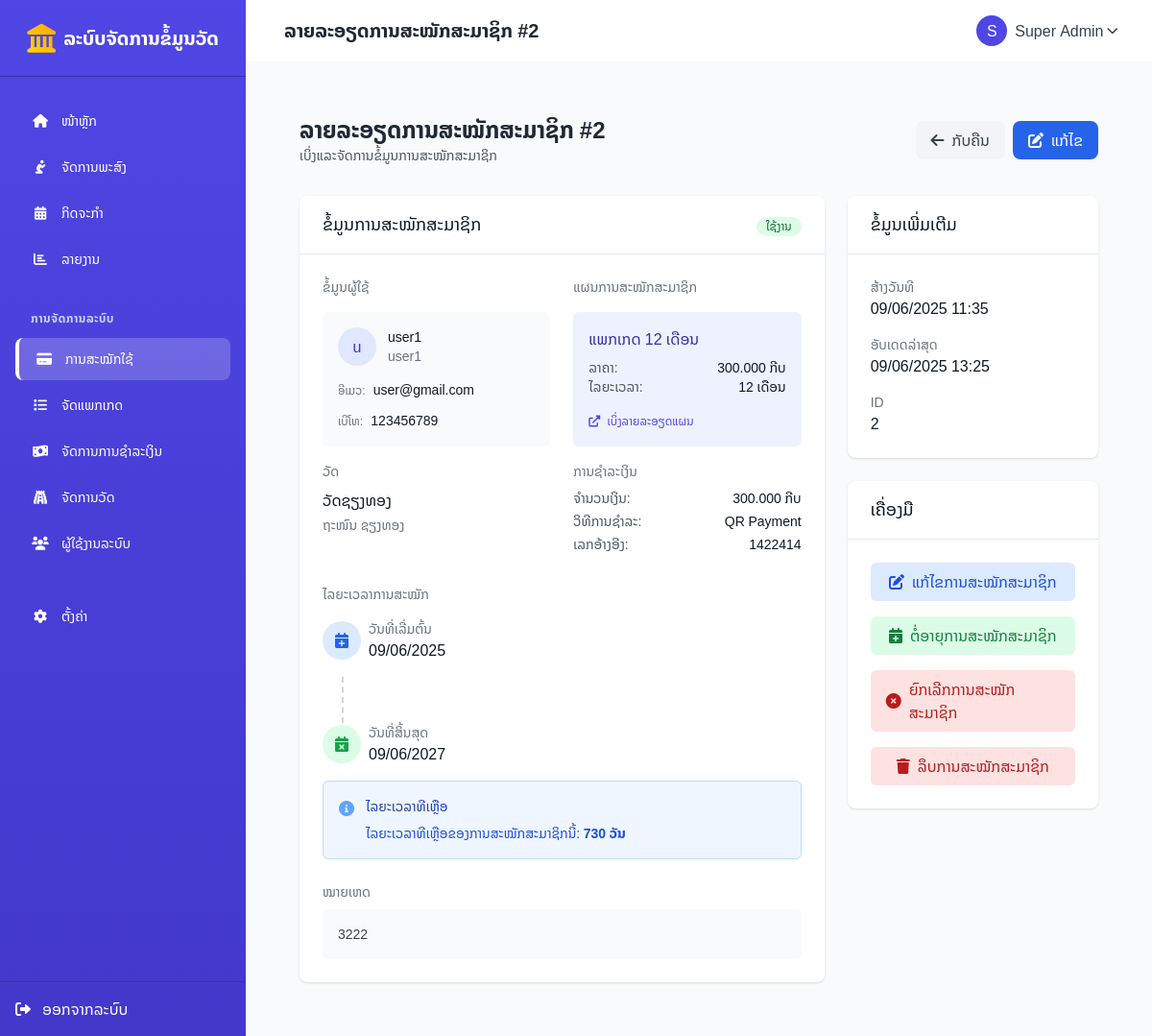
Page /subscriptions/view.php?id=2 (signed in) on the committed database.
### tables this page shows
CREATE TABLE `subscriptions` (
  `id` int(11) NOT NULL,
  `user_id` int(11) NOT NULL,
  `temple_id` int(11) DEFAULT NULL,
  `plan_id` int(11) DEFAULT NULL,
  `status` enum('active','expired','cancelled','pending') NOT NULL DEFAULT 'pending',
  `start_date` date NOT NULL,
  `end_date` date NOT NULL,
  `amount` decimal(10,2) NOT NULL DEFAULT 0.00,
  `payment_method` varchar(50) DEFAULT NULL,
  `payment_reference` varchar(100) DEFAULT NULL,
  `notes` text DEFAULT NULL,
  `created_at` datetime NOT NULL DEFAULT current_timestamp(),
  `updated_at` datetime DEFAULT NULL ON UPDATE current_timestamp()
);

CREATE TABLE `users` (
  `id` int(11) NOT NULL,
  `temple_id` int(11) DEFAULT NULL,
  `username` varchar(50) NOT NULL,
  `password` varchar(255) NOT NULL,
  `name` varchar(100) DEFAULT NULL,
  `role` enum('superadmin','admin','user') DEFAULT NULL,
  `created_at` datetime DEFAULT current_timestamp(),
  `email` varchar(255) DEFAULT NULL,
  `phone` varchar(20) DEFAULT NULL
);

CREATE TABLE `temples` (
  `id` int(11) NOT NULL,
  `name` varchar(255) NOT NULL,
  `address` text DEFAULT NULL,
  `district` varchar(100) DEFAULT NULL,
  `province` varchar(100) DEFAULT NULL,
  `phone` varchar(50) DEFAULT NULL,
  `email` varchar(255) DEFAULT NULL,
  `website` varchar(255) DEFAULT NULL,
  `founding_date` date DEFAULT NULL,
  `abbot_name` varchar(255) DEFAULT NULL,
  `description` text DEFAULT NULL,
  `photo` varchar(255) DEFAULT NULL,
  `logo` varchar(255) DEFAULT NULL,
  `latitude` decimal(10,8) DEFAULT NULL,
  `longitude` decimal(11,8) DEFAULT NULL,
  `status` enum('active','inactive') DEFAULT 'active',
  `created_at` timestamp NOT NULL DEFAULT current_timestamp(),
  `updated_at` timestamp NOT NULL DEFAULT current_timestamp() ON UPDATE current_timestamp()
);

CREATE TABLE `subscription_plans` (
  `id` int(11) NOT NULL,
  `name` varchar(100) NOT NULL,
  `description` text DEFAULT NULL,
  `price` decimal(10,2) NOT NULL DEFAULT 0.00,
  `duration_months` int(11) NOT NULL DEFAULT 1,
  `features` text DEFAULT NULL,
  `status` enum('active','inactive') NOT NULL DEFAULT 'active',
  `created_at` datetime NOT NULL DEFAULT current_timestamp(),
  `updated_at` timestamp NULL DEFAULT current_timestamp() ON UPDATE current_timestamp()
);

### subscriptions/view.php (the view, shortened to what the rows shown need)
<?php
require_once '../config/db.php';
require_once '../config/base_url.php';
$is_superadmin = $_SESSION['user']['role'] === 'superadmin';
$is_admin = $_SESSION['user']['role'] === 'admin';
$user_temple_id = $_SESSION['user']['temple_id'] ?? null;
$subscription_id = (int)$_GET['id'];
try {
    $sql = "
        SELECT s.*,
               u.name as user_name, u.username, u.email as user_email, u.phone as user_phone,
               t.name as temple_name, t.address as temple_address,
               p.name as plan_name, p.price as plan_price, p.duration_months
        FROM subscriptions s
        LEFT JOIN users u ON s.user_id = u.id
        LEFT JOIN temples t ON s.temple_id = t.id
        LEFT JOIN subscription_plans p ON s.plan_id = p.id
        WHERE s.id = ?
    ";
    $stmt = $pdo->prepare($sql);
    $stmt->execute([$subscription_id]);
    $subscription = $stmt->fetch();
    $current_date = date('Y-m-d');
    $status_badge = '';
    $status_text = '';
    switch ($subscription['status']) {
        case 'active':
            if ($current_date > $subscription['end_date']) {
                $status_badge = 'bg-red-100 text-red-800';
                $status_text = 'ໝົດອາຍຸແລ້ວ (ຄວນອັບເດດ)';
            } else {
                $status_badge = 'bg-green-100 text-green-800';
                $status_text = 'ໃຊ້ງານ';
            }
            break;
    }
    $days_remaining = 0;
    $is_expired = false;
    if ($subscription['status'] === 'active') {
        $end_date = new DateTime($subscription['end_date']);
        $today = new DateTime($current_date);
        $interval = $today->diff($end_date);
        if ($end_date < $today) {
            $is_expired = true;
            $days_remaining = 0;
        } else {
            $days_remaining = $interval->days;
        }
    }
} catch (PDOException $e) {
    $_SESSION['error'] = "ເກີດຂໍ້ຜິດພາດໃນການດຶງຂໍ້ມູນ: " . $e->getMessage();
    header('Location: ' . $base_url . 'subscriptions/');
    exit;
}
require_once '../includes/header.php';
?>
<div class="max-w-7xl mx-auto px-4 sm:px-6 lg:px-8 py-8">
    <div class="flex justify-between items-center mb-8">
        <div>
            <h1 class="text-2xl font-bold text-gray-800">ລາຍລະອຽດການສະໝັກສະມາຊິກ #<?= $subscription_id ?></h1>
        </div>
    </div>
    <div class="grid grid-cols-1 md:grid-cols-3 gap-6">
        <div class="bg-white rounded-lg shadow overflow-hidden col-span-2">
            <div class="border-b border-gray-200">
                <div class="flex justify-between items-center px-6 py-4">
                    <h2 class="text-lg font-medium text-gray-900">ຂໍ້ມູນການສະໝັກສະມາຊິກ</h2>
                    <div>
                        <span class="inline-flex items-center px-2.5 py-0.5 rounded-full text-xs font-medium <?= $status_badge ?>">
                            <?= $status_text ?>
                        </span>
                    </div>
                </div>
            </div>
            <div class="p-6">
                <div class="grid grid-cols-1 gap-6 sm:grid-cols-2">
                    <div>
                        <h3 class="text-sm font-medium text-gray-500 mb-4">ຂໍ້ມູນຜູ້ໃຊ້</h3>
                        <div class="mb-4 p-4 bg-gray-50 rounded-md">
                            <div class="flex items-center mb-3">
                                <div class="flex-shrink-0 h-10 w-10 rounded-full bg-indigo-100 flex items-center justify-center">
                                    <span class="text-indigo-700 font-medium"><?= substr($subscription['user_name'], 0, 1) ?></span>
                                </div>
                                <div class="ml-3">
                                    <p class="text-sm font-medium text-gray-900"><?= htmlspecialchars($subscription['user_name']) ?></p>
                                    <p class="text-sm text-gray-500"><?= htmlspecialchars($subscription['username']) ?></p>
                                </div>
                            </div>
                            <?php if (!empty($subscription['user_email'])): ?>
                            <div class="mb-2">
                                <span class="text-xs text-gray-500">ອີເມວ:</span>
                                <span class="text-sm text-gray-900 ml-1"><?= htmlspecialchars($subscription['user_email']) ?></span>
                            </div>
                            <?php endif; ?>
                            <?php if (!empty($subscription['user_phone'])): ?>
                            <div>
                                <span class="text-xs text-gray-500">ເບີໂທ:</span>
                                <span class="text-sm text-gray-900 ml-1"><?= htmlspecialchars($subscription['user_phone']) ?></span>
                            </div>
                            <?php endif; ?>
                        </div>
                        <h3 class="text-sm font-medium text-gray-500 mb-2">ວັດ</h3>
                        <p class="text-base text-gray-900 mb-1"><?= htmlspecialchars($subscription['temple_name']) ?></p>
                        <?php if (!empty($subscription['temple_address'])): ?>
                        <p class="text-sm text-gray-500"><?= htmlspecialchars($subscription['temple_address']) ?></p>
                        <?php endif; ?>
                    </div>
                    <div>
                        <?php if (!empty($subscription['plan_id'])): ?>
                        <h3 class="text-sm font-medium text-gray-500 mb-4">ແຜນການສະໝັກສະມາຊິກ</h3>
                        <div class="mb-4 p-4 bg-indigo-50 rounded-md">
                            <p class="text-base font-medium text-indigo-800 mb-2"><?= htmlspecialchars($subscription['plan_name']) ?></p>
                            <div class="flex justify-between text-sm">
                                <span class="text-gray-600">ລາຄາ:</span>
                                <span class="font-medium text-gray-900"><?= number_format($subscription['plan_price'], 0, ',', '.') ?> ກີບ</span>
                            </div>
                            <div class="flex justify-between text-sm">
                                <span class="text-gray-600">ໄລຍະເວລາ:</span>
                                <span class="font-medium text-gray-900"><?= $subscription['duration_months'] ?> ເດືອນ</span>
                            </div>
                            <div class="mt-3">
                                <a href="<?= $base_url ?>subscription_plans/view.php?id=<?= $subscription['plan_id'] ?>" class="text-xs text-indigo-600 hover:text-indigo-800">
                                    <i class="fas fa-external-link-alt mr-1"></i> ເບິ່ງລາຍລະອຽດແຜນ
                                </a>
                            </div>
                        </div>
                        <?php endif; ?>
                        <div class="mb-4">
                            <div class="flex justify-between text-sm mb-1">
                                <span class="text-gray-600">ຈໍານວນເງິນ:</span>
                                <span class="font-medium text-gray-900"><?= number_format($subscription['amount'], 0, ',', '.') ?> ກີບ</span>
                            </div>
                            <?php if (!empty($subscription['payment_reference'])): ?>
                            <div class="flex justify-between text-sm">
                                <span class="text-gray-600">ເລກອ້າງອີງ:</span>
                                <span class="font-medium text-gray-900"><?= htmlspecialchars($subscription['payment_reference']) ?></span>
                            </div>
                            <?php endif; ?>
                        </div>
                    </div>
                </div>
                <div class="mt-4">
                    <div class="relative">
                        <div class="flex items-center space-x-2 mb-4">
                            <div>
                                <p class="text-sm text-gray-500">ວັນທີ່ເລີ່ມຕົ້ນ</p>
                                <p class="text-base font-medium text-gray-900"><?= date("d/m/Y", strtotime($subscription['start_date'])) ?></p>
                            </div>
                        </div>
                        <div class="flex items-center space-x-2">
                            <div>
                                <p class="text-sm text-gray-500">ວັນທີ່ສິ້ນສຸດ</p>
                                <p class="text-base font-medium text-<?= $is_expired ? 'red' : 'gray' ?>-900"><?= date("d/m/Y", strtotime($subscription['end_date'])) ?></p>
                            </div>
                        </div>
                    </div>
                    <?php if ($subscription['status'] === 'active'): ?>
                    <div class="mt-4">
                        <?php if ($is_expired): ?>
                        <div class="bg-red-50 border border-red-200 rounded-md p-4">
                            <div class="flex">
                                <div class="flex-shrink-0">
                                    <i class="fas fa-exclamation-circle text-red-400"></i>
                                </div>
                                <div class="ml-3">
                                    <h3 class="text-sm font-medium text-red-800">ການສະໝັກສະມາຊິກນີ້ໝົດອາຍຸແລ້ວ</h3>
                                    <div class="mt-2 text-sm text-red-700">
                                        <p>ການສະໝັກສະມາຊິກນີ້ໝົດອາຍຸແລ້ວ. ກະລຸນາຕໍ່ອາຍຸ ຫຼື ປ່ຽນສະຖານະເປັນ "ໝົດອາຍຸ".</p>
                                    </div>
                                </div>
                            </div>
                        </div>
                        <?php else: ?>
                        <div class="bg-blue-50 border border-blue-200 rounded-md p-4">
                            <div class="flex">
                                <div class="flex-shrink-0">
                                    <i class="fas fa-info-circle text-blue-400"></i>
                                </div>
                                <div class="ml-3">
                                    <h3 class="text-sm font-medium text-blue-800">ໄລຍະເວລາທີເຫຼືອ</h3>
                                    <div class="mt-2 text-sm text-blue-700">
                                        <p>ໄລຍະເວລາທີເຫຼືອຂອງການສະໝັກສະມາຊິກນີ້: <strong><?= $days_remaining ?> ວັນ</strong></p>
                                    </div>
                                </div>
                            </div>
                        </div>
                        <?php endif; ?>
                    </div>
                    <?php endif; ?>
                </div>
                <?php if (!empty($subscription['notes'])): ?>
                <div class="mt-6">
                    <h3 class="text-sm font-medium text-gray-500 mb-2">ໝາຍເຫດ</h3>
                    <div class="bg-gray-50 rounded-md p-4">
                        <p class="text-sm text-gray-700"><?= nl2br(htmlspecialchars($subscription['notes'])) ?></p>
                    </div>
                </div>
                <?php endif; ?>
            </div>
        </div>
        <div class="space-y-6">
            <div class="bg-white rounded-lg shadow overflow-hidden">
                <div class="border-b border-gray-200">
                    <div class="px-6 py-4">
                        <h2 class="text-lg font-medium text-gray-900">ຂໍ້ມູນເພີ່ມເຕີມ</h2>
                    </div>
                </div>
                <div class="p-6">
                    <div class="space-y-4">
                        <div>
                            <p class="text-sm text-gray-500">ສ້າງວັນທີ</p>
                            <p class="text-base text-gray-900"><?= date("d/m/Y H:i", strtotime($subscription['created_at'])) ?></p>
                        </div>
                        <?php if ($subscription['updated_at'] !== $subscription['created_at']): ?>
                        <div>
                            <p class="text-sm text-gray-500">ອັບເດດລ່າສຸດ</p>
                            <p class="text-base text-gray-900"><?= date("d/m/Y H:i", strtotime($subscription['updated_at'])) ?></p>
                        </div>
                        <?php endif; ?>
                    </div>
                </div>
            </div>
            <?php if ($is_superadmin || ($is_admin && $subscription['temple_id'] == $user_temple_id)): ?>
            <div class="bg-white rounded-lg shadow overflow-hidden">
                <div class="border-b border-gray-200">
                    <div class="px-6 py-4">
                        <h2 class="text-lg font-medium text-gray-900">ເຄື່ອງມື</h2>
                    </div>
                </div>
            </div>
            <?php endif; ?>
        </div>
    </div>
</div>
<?php
require_once '../includes/footer.php';
?>

### rows in the picture
subscriptions: end_date "ໃຊ້ງານ", user.name "u", user.name "user1", user.username "user1", user.email "user@gmail.com", user.phone "123456789", temple.name "ວັດຊຽງທອງ", temple.address "ຖະໜົນ ຊຽງທອງ", plan.name "ແພກເກດ 12 ເດືອນ", plan.price "300.000", plan.duration_months "12", amount "300.000", payment_reference "1422414", start_date "09/06/2025", end_date "09/06/2027", end_date "730", notes "3222", created_at "09/06/2025 11:35", updated_at "09/06/2025 13:25"

### other values in the picture
$page_title "ລາຍລະອຽດການສະໝັກສະມາຊິກ #2"
substr($_SESSION['user']['name'], 0, 1) "S"
$_SESSION['user']['name'] "Super Admin"
$subscription_id "2"
